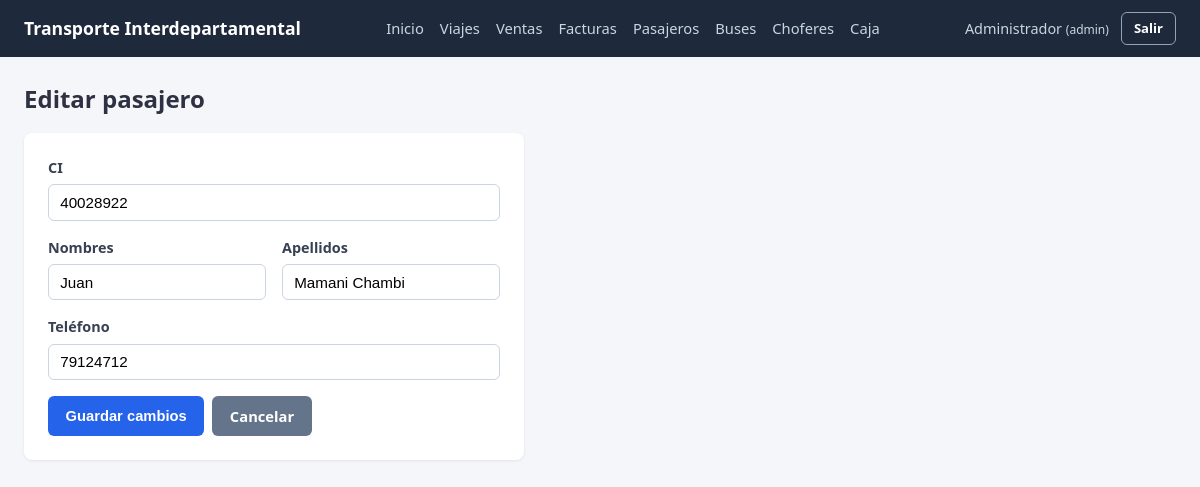
The app's page /pasajeros/editar/3 (signed in) with its own data.
### app/models/pasajero.py (models this page shows, shortened)
class Pasajero(db.Model):
    __tablename__ = "pasajero"
    id_pasajero = db.Column(db.Integer, primary_key=True, autoincrement=True)
    ci = db.Column(db.String(20), nullable=False, unique=True)
    nombres = db.Column(db.String(100), nullable=False)
    apellidos = db.Column(db.String(100), nullable=False)
    telefono = db.Column(db.String(20))
    ventas = db.relationship("Venta", backref="pasajero")

### app/routes/pasajeros.py (the view, shortened to what this page needs)
@pasajeros_bp.route("/editar/<int:id_pasajero>", methods=["GET", "POST"])
@login_required
def editar(id_pasajero):
    pasajero = pasajero_service.obtener_pasajero(id_pasajero)
    return render_template("pasajeros/editar.html", pasajero=pasajero)

### app/services/pasajero_service.py (called while the page is built)
def obtener_pasajero(id_pasajero):
    return Pasajero.query.get_or_404(id_pasajero)

### app/utils/auth.py (called while the page is built)
def login_required(view_func):
    @wraps(view_func)
    def wrapper(*args, **kwargs):
        if "id_usuario" not in session:
            flash("Debes iniciar sesión para continuar.", "warning")
            return redirect(url_for("auth.login"))
        return view_func(*args, **kwargs)
    return wrapper

### templates/pasajeros/editar.html (shortened to what this page needs)
{% extends "base.html" %}
{% block content %}
<h2 class="mb-2">Editar pasajero</h2>
<div class="card" style="max-width:500px;">
    <form method="POST">
        <div class="form-group">
            <label for="ci">CI</label>
            <input type="text" id="ci" name="ci" required maxlength="20" value="{{ pasajero.ci }}">
        </div>
        <div class="form-row">
            <div class="form-group">
                <label for="nombres">Nombres</label>
                <input type="text" id="nombres" name="nombres" required maxlength="100" value="{{ pasajero.nombres }}">
            </div>
            <div class="form-group">
                <label for="apellidos">Apellidos</label>
                <input type="text" id="apellidos" name="apellidos" required maxlength="100" value="{{ pasajero.apellidos }}">
            </div>
        </div>
        <div class="form-group">
            <label for="telefono">Teléfono</label>
            <input type="text" id="telefono" name="telefono" maxlength="20" value="{{ pasajero.telefono or '' }}">
        </div>
        <div class="btn-group">
            <button type="submit" class="btn btn-primary">Guardar cambios</button>
            <a href="{{ url_for('pasajeros.listar') }}" class="btn btn-secondary">Cancelar</a>
        </div>
    </form>
</div>
{% endblock %}

### static/css/style.css (style rules this page uses)
* { box-sizing: border-box; margin: 0; padding: 0; }
body { font-family: 'Segoe UI', Tahoma, Geneva, Verdana, sans-serif; background-color: #f4f6f9; color: #2d3142; line-height: 1.5; }
a { color: #2563eb; text-decoration: none; }
.card { background: #fff; border-radius: 8px; box-shadow: 0 1px 3px rgba(0,0,0,0.08); padding: 1.5rem; margin-bottom: 1.5rem; }
.form-group { margin-bottom: 1rem; }
label { display: block; margin-bottom: 0.35rem; font-weight: 600; font-size: 0.9rem; color: #374151; }
input, select, textarea { width: 100%; padding: 0.55rem 0.7rem; border: 1px solid #cbd5e1; border-radius: 6px; font-size: 0.95rem; background-color: #fff; }
.form-row { display: flex; gap: 1rem; flex-wrap: wrap; }
.form-row > .form-group { flex: 1; min-width: 180px; }
.btn { display: inline-block; padding: 0.55rem 1.1rem; border: none; border-radius: 6px; font-size: 0.92rem; font-weight: 600; cursor: pointer; text-align: center; transition: background 0.15s ease; }
.btn-primary { background-color: #2563eb; color: #fff; }
.btn-secondary { background-color: #64748b; color: #fff; }
.btn-group { display: flex; gap: 0.5rem; flex-wrap: wrap; }
.mb-2 { margin-bottom: 1rem; }

### records on screen
Pasajero: ci "40028922", nombres "Juan", apellidos "Mamani Chambi", telefono "79124712"

### other values on screen
{{ session.nombre }} "Administrador"
{{ session.rol }} "admin"
